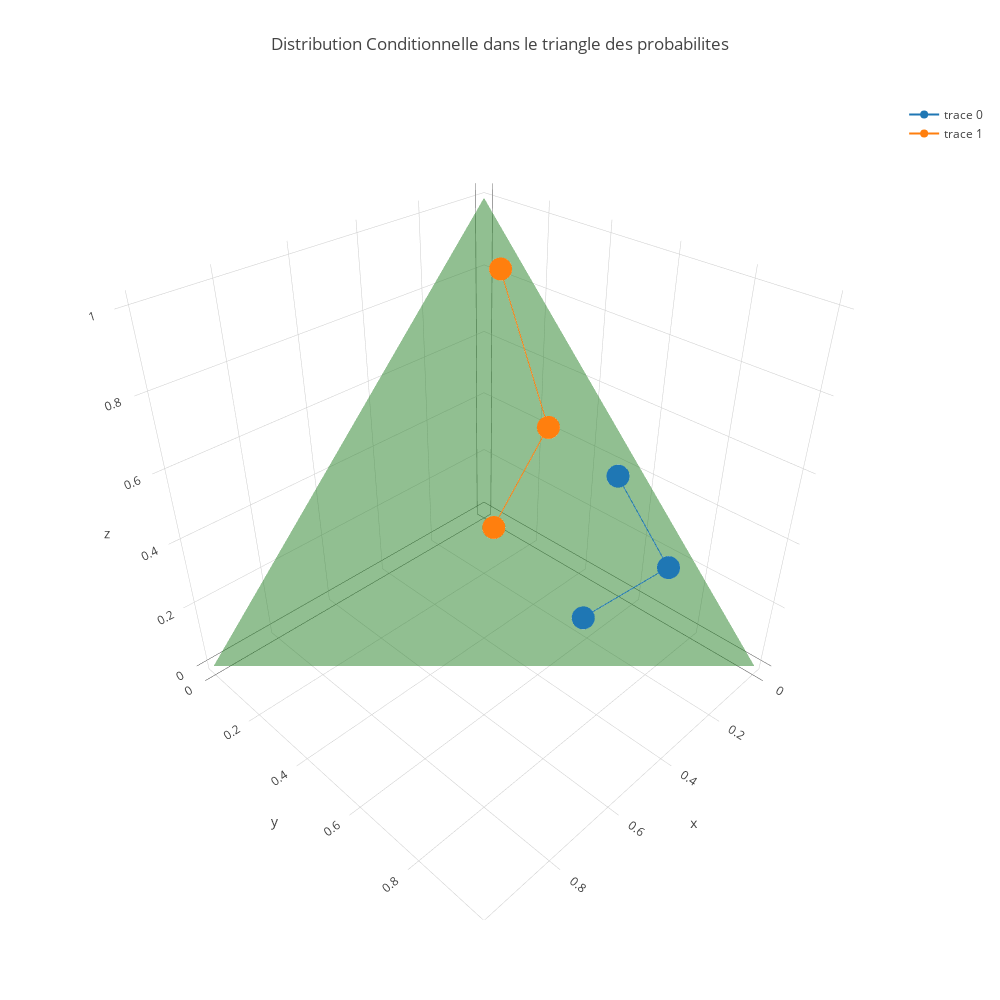

Notebook cell for this chart:
### Markdown cell above
On represente ces trois lignes dans l'espace $\mathrm{R}^3$

### Code cell
import plotly.graph_objs as go

z_data = pd.read_csv('https://raw.githubusercontent.com/plotly/datasets/master/api_docs/mt_bruno_elevation.csv')

scatter3d_femme_row = go.Scatter3d(
    x = femme_row['maison'],
    y = femme_row['partiel'],
    z = femme_row['plein'])

scatter3d_femme_col = go.Scatter3d(
    x = femme_col.loc['double'],
    y = femme_col.loc['plus'],
    z = femme_col.loc['seul'])

triangle = go.Mesh3d(
    x = [1, 0, 0],
    y = [0, 1, 0],
    z = [0, 0, 1], opacity=0.5)

data = [scatter3d_femme_row, 
        scatter3d_femme_col, 
        triangle]


layout = go.Layout(
    title='Distribution Conditionnelle dans le triangle des probabilites',
    autosize=False,
    width=1000,
    height=1000
)
fig_femme_row = go.Figure(data=data, layout=layout)
py.iplot(fig_femme_row, filename='femme_row')

### Figure 1 — Plotly figure (JSON) as saved in the notebook; plotly's stock layout.template omitted (floating-point values rounded to 4 significant figures)
{"data": [{"type": "scatter3d", "x": [0.04981, 0.05405, 0.2654], "y": [0.5441, 0.7351, 0.6311], "z": [0.4061, 0.2108, 0.1035]}, {"type": "scatter3d", "x": [0.04577, 0.1264, 0.3344], "y": [0.1056, 0.3633, 0.3691], "z": [0.8486, 0.5102, 0.2965]}, {"opacity": 0.5, "type": "mesh3d", "x": [1, 0, 0], "y": [0, 1, 0], "z": [0, 0, 1]}], "layout": {"autosize": false, "height": 1000, "title": "Distribution Conditionnelle dans le triangle des probabilites", "width": 1000}}
